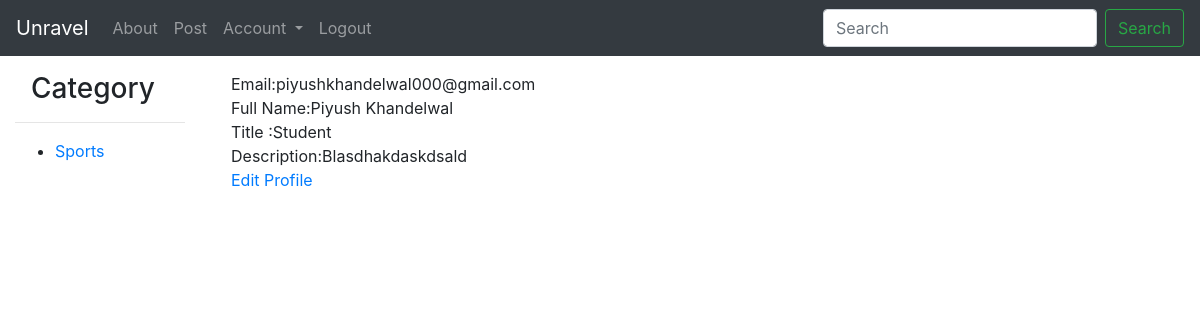
Screenshot of /author/profile/ (signed in) with the database file from the repository.
### categories/models.py (models this page shows, shortened)
class Category(models.Model):
	title		= models.CharField(max_length= 40,unique= True)
	slug		= models.SlugField(blank= True,unique= True)
	created		= models.DateTimeField(auto_now= True)
	def get_absolute_url(self):
		return reverse('category',kwargs={'slug':self.slug})

### accounts/models.py (models this page shows, shortened)
class User(AbstractBaseUser):
	email 		= models.EmailField(max_length=255,unique=True)
	full_name 	= models.CharField(max_length=255)
	active		= models.BooleanField(default= True) # Can Login pr Not?
	admin		= models.BooleanField(default=False) # Superuser
	timestamp	= models.DateTimeField(auto_now_add=True)
	USERNAME_FIELD  = 'email'
	REQUIRED_FIELDS = ['full_name']
	objects = UserManager()
	@property
	def is_active(self):
		return self.active

### authorprofile/models.py (models this page shows, shortened)
class AuthorProfile(models.Model):
	author 				= models.OneToOneField(User, on_delete=models.CASCADE,related_name='authorProfile')
	title				= models.CharField(max_length=200,blank=True)
	description			= models.TextField(blank=True)
	image				= models.ImageField(upload_to=upload_image_path,blank=True)

### authorprofile/views.py (the view)
class AuthorDetailView(LoginRequiredMixin,TemplateView):
	template_name = 'authorprofile/author_detail.html'
	def get_context_data(self, **kwargs):
		context = super(AuthorDetailView, self).get_context_data(**kwargs)
		user = self.request.user
		try:
			instance = AuthorProfile.objects.get(author=user)
		except AuthorProfile.DoesNotExist:
			return http404('Profile Not found ')
		except Product.MultipleObjectsReturned:
			qs=AuthorProfile.objects.filter(author=user)
			instance =qs.first()
		if instance.title is '' or instance.description is '' or user.full_name is '' :
			info = 'Please navigate to <a href={edit}>EditProfile</a> and fill your details.'.format(edit=reverse_lazy('authorProfile:edit_author'))
			print("yo")
		else:
			info = ''
			print("yoyooo")
		context ={
		'instance':instance,
		'full_name':user.full_name,
		'email': user.email,
		'info':info
		}
		return context

### categories/templatetags/category_list.py (called while the page is built)
@register.inclusion_tag('snippets/category_list.html')
def category_list():
	list = Category.objects.all()
	return{"list":list}

### authorprofile/templates/authorprofile/author_detail.html (shortened to what this page needs)
{% extends 'base.html' %}
{% block content %}
Email:{{email}}<br>
Full Name:{{full_name}}<br>
Title :{{instance.title}}<br>
Description:{{instance.description}}<br>
<a class="profileeditlink" href="{% url 'authorProfile:edit_author' %}">Edit Profile</a>
{% endblock content %}

### categories/templates/snippets/category_list.html
<h3 class="ml-3">Category</h3>
<hr>
<ul>
{% for obj in list %}
	<li class="my-1"> <a href="{{ obj.get_absolute_url }}">{{obj.title}}</a></li>
{% endfor%}
</ul>

### rows the page displays
Category: title "Sports"
User: email "piyushkhandelwal000@gmail.com", full_name "Piyush Khandelwal"
AuthorProfile: title "Student", description "Blasdhakdaskdsald"
